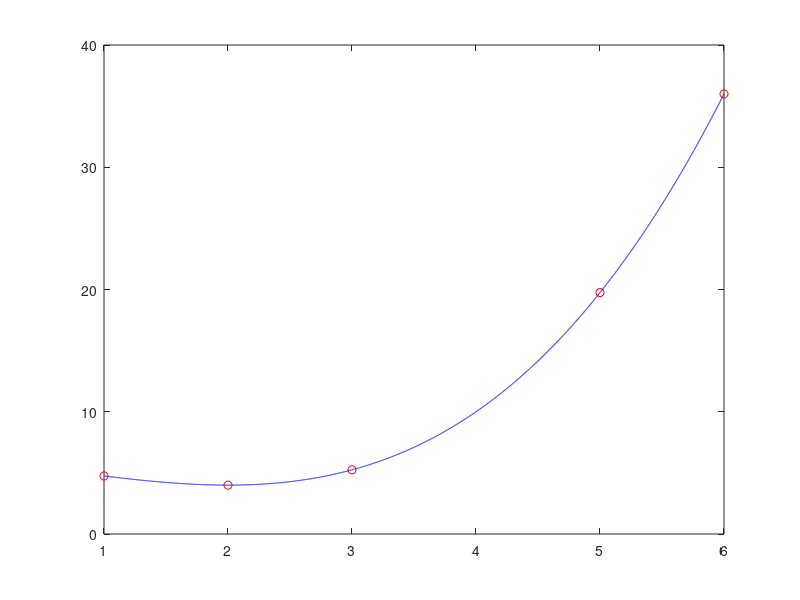

Recreate this plot in MATLAB.
%HW3_2
clear; clc;
x = [1;2;3;5;6];
y = [4.75;4;5.25;19.75;36];
plot(x,y,'or');
hold on;
%곡선 그리기용 x값 xq
xq = 1:1/1000:6;
p = 4.75 -0.75*(xq-1) + (xq-1).*(xq-2) + 0.25*(xq-1).*(xq-2).*(xq-3);
plot(xq,p,'-b');


